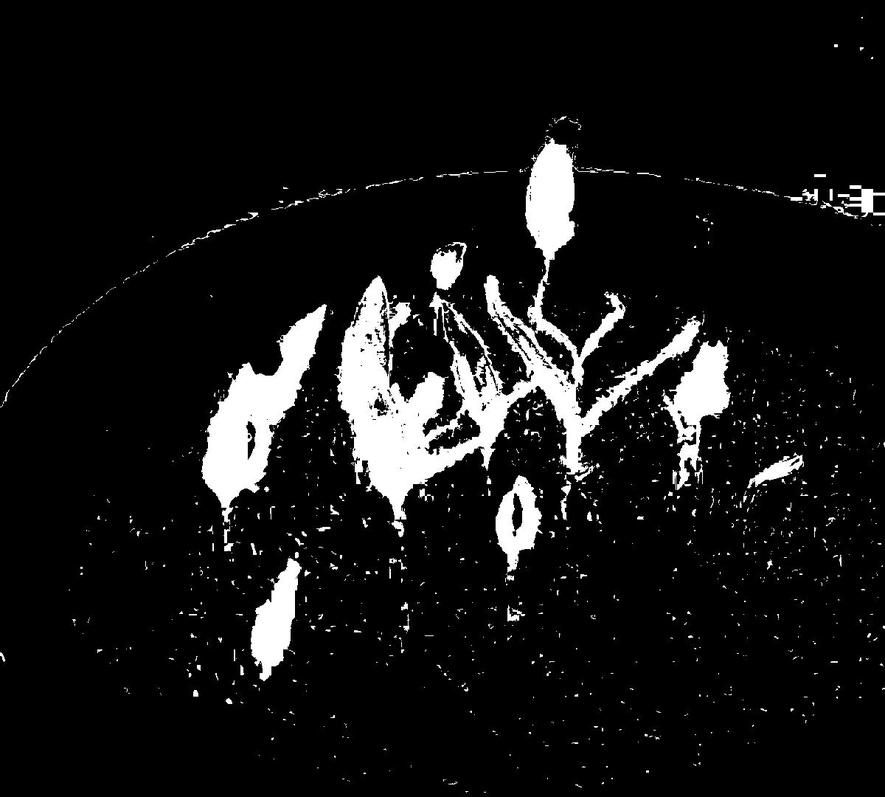
#> input picture ImageAnalytics/images/modified/processed/P17110821423810.jpg, 885 x 797 px, shrunk from 1200 x 1080 before the run, found by its file name
$ python test.py   (Python 2 division)
#> lines starting #> are read from the running program, lines starting #| are printed output that depends on the picture; after the words box and inside, x2 and y2 are one past the last pixel; in counts of white or black regions, pixels touching at a corner belong together
import cv2
import numpy as np
from matplotlib import pyplot as plt

img = cv2.imread('./images/P17110821423810.jpg',0)
#> img is the input picture: shape (797, 885); min 0, max 255, mean 21.3
print img
#> (printed output is left out)
edges = cv2.Canny(img,100,200)
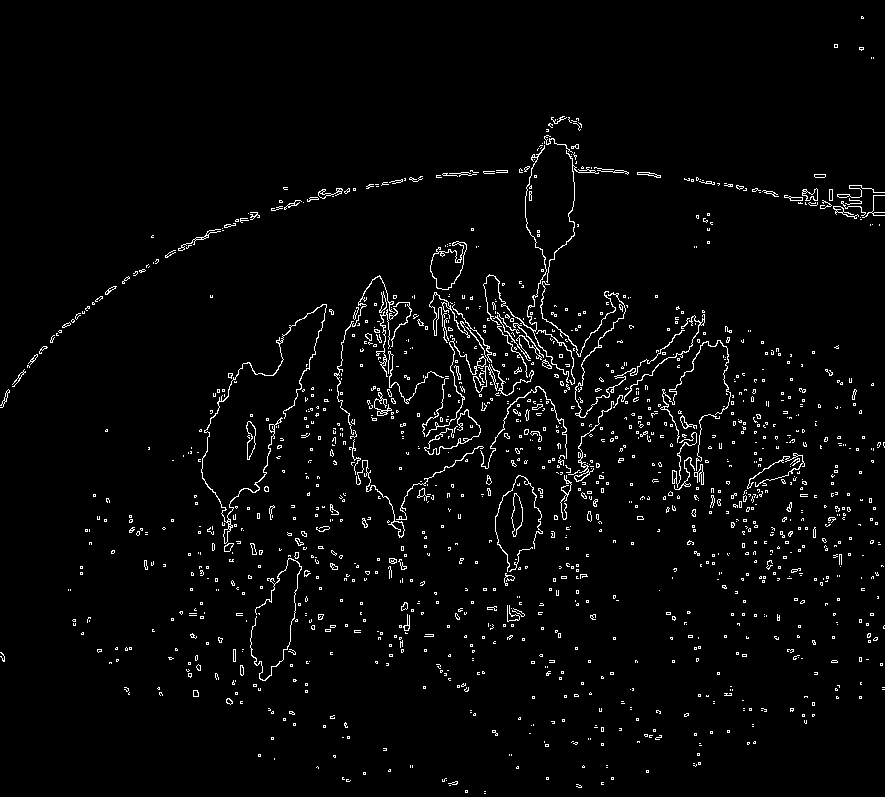
#> edges: shape (797, 885); 2.9% white in thin lines or dots

plt.subplot(121),plt.imshow(img,cmap = 'gray')
plt.title('Original Image'), plt.xticks([]), plt.yticks([])
plt.subplot(122),plt.imshow(edges,cmap = 'gray')
plt.title('Edge Image'), plt.xticks([]), plt.yticks([])

plt.show()
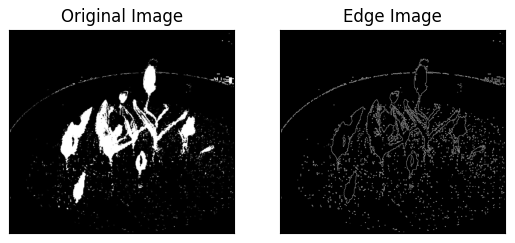
#> figure drawn by matplotlib, 2 panels

$ run again, with ImageAnalytics/images/modified/processed/P17110409520110.jpg copied over ImageAnalytics/images/modified/processed/P17110821423810.jpg
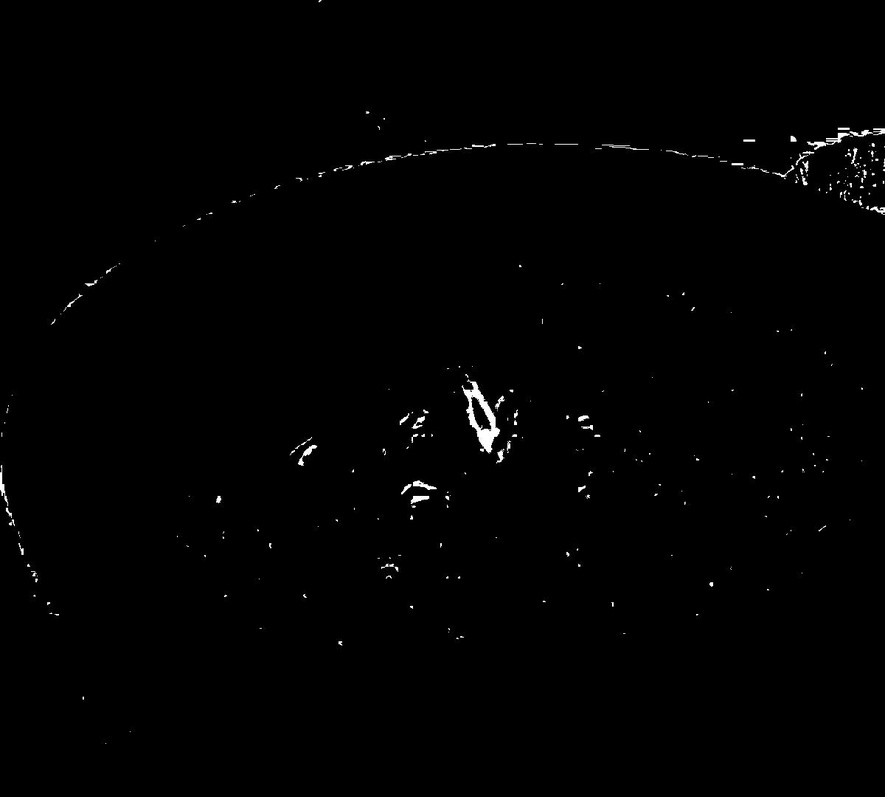
#> input picture ImageAnalytics/images/modified/processed/P17110409520110.jpg, 885 x 797 px, shrunk from 1200 x 1080 before the run, found by its file name
#> img is the input picture: shape (797, 885); min 0, max 255, mean 1.5
#> (printed output is left out)
#> `edges = cv2.Canny(img,100,200)`:
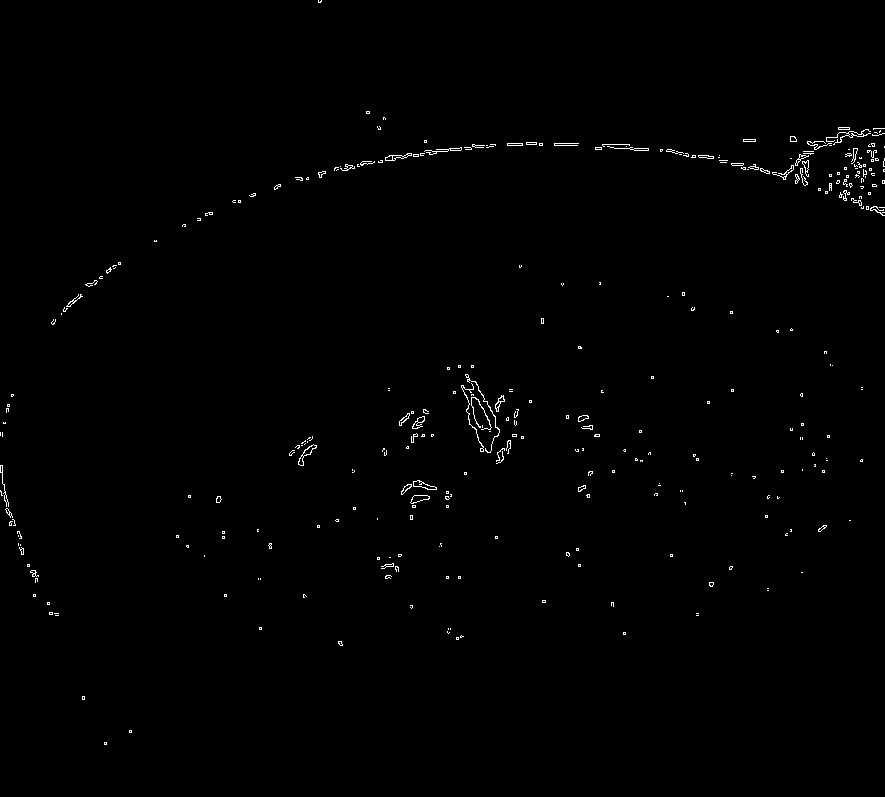
#> edges: shape (797, 885); 0.62% white in thin lines or dots
#> `plt.show()`:
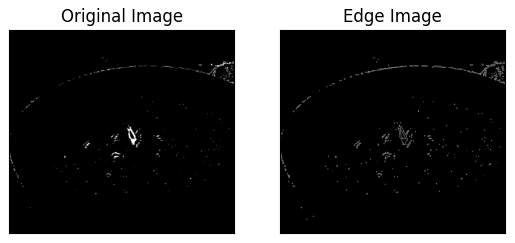
#> figure drawn by matplotlib, 2 panels

$ run again, with ImageAnalytics/images/modified/processed/P17110411030610.jpg copied over ImageAnalytics/images/modified/processed/P17110821423810.jpg
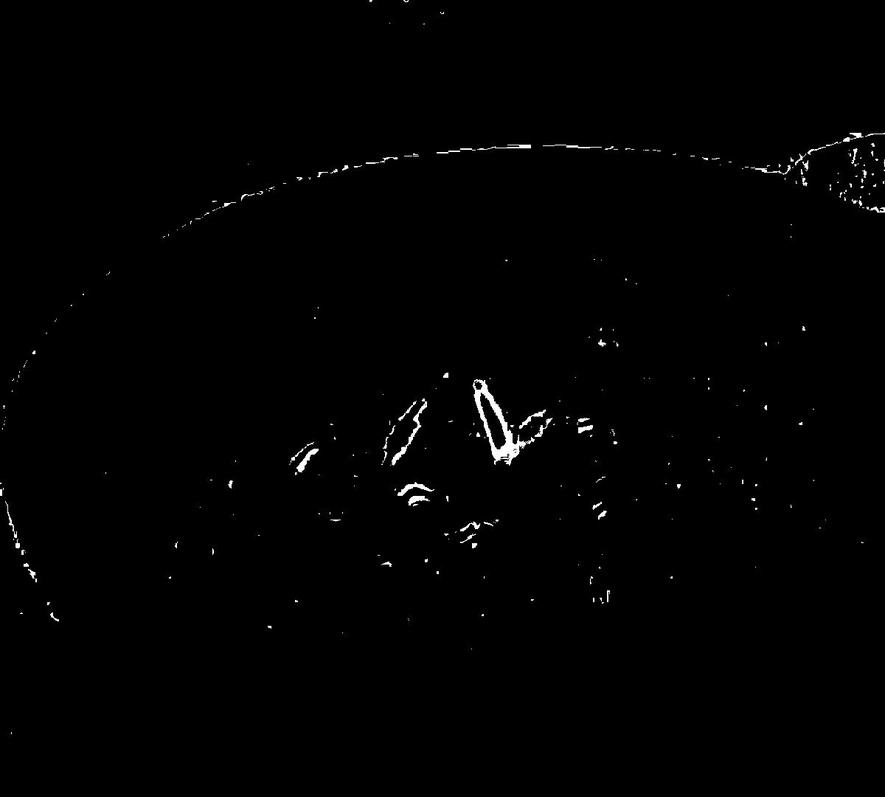
#> input picture ImageAnalytics/images/modified/processed/P17110411030610.jpg, 885 x 797 px, shrunk from 1200 x 1080 before the run, found by its file name
#> img is the input picture: shape (797, 885); min 0, max 255, mean 1.7
#> (printed output is left out)
#> `edges = cv2.Canny(img,100,200)`:
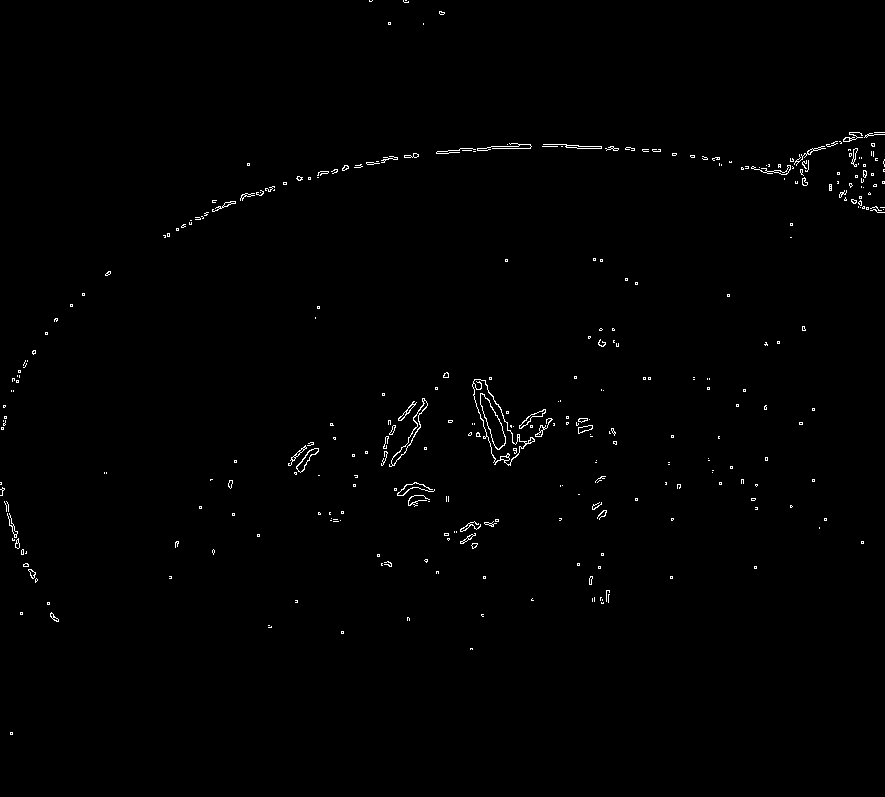
#> edges: shape (797, 885); 0.68% white in thin lines or dots
#> `plt.show()`:
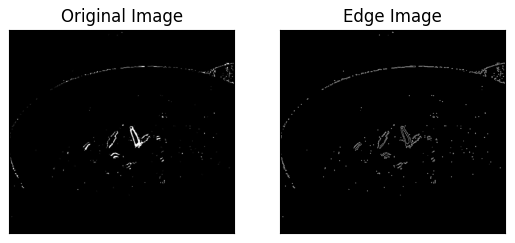
#> figure drawn by matplotlib, 2 panels

$ run again, with ImageAnalytics/images/modified/processed/P17110413162610.jpg copied over ImageAnalytics/images/modified/processed/P17110821423810.jpg
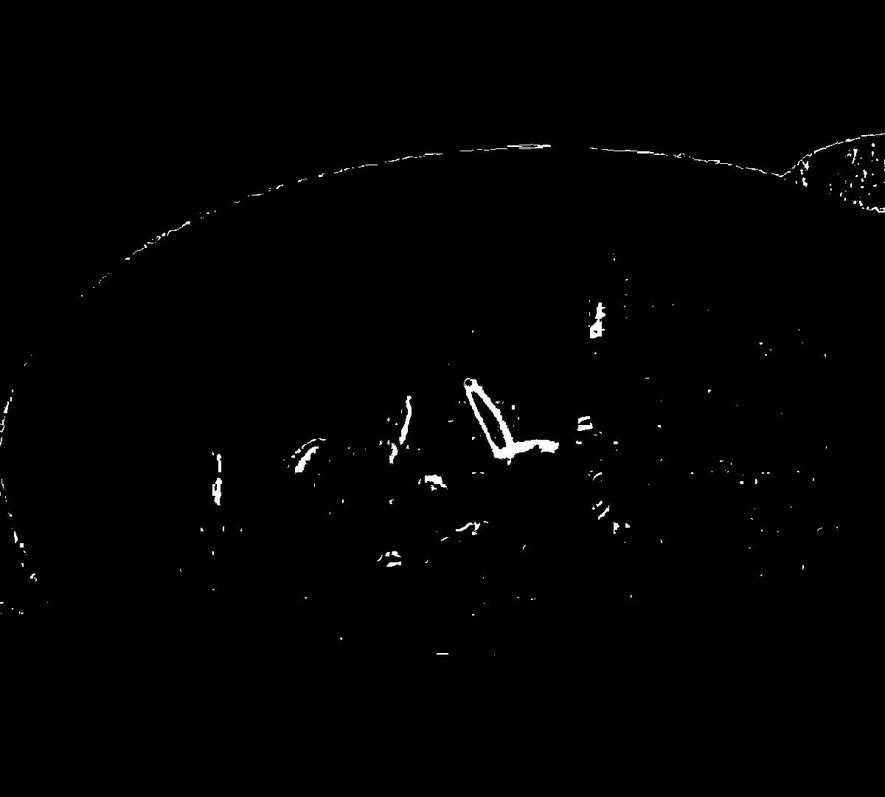
#> input picture ImageAnalytics/images/modified/processed/P17110413162610.jpg, 885 x 797 px, shrunk from 1200 x 1080 before the run, found by its file name
#> img is the input picture: shape (797, 885); min 0, max 255, mean 1.8
#> (printed output is left out)
#> `edges = cv2.Canny(img,100,200)`:
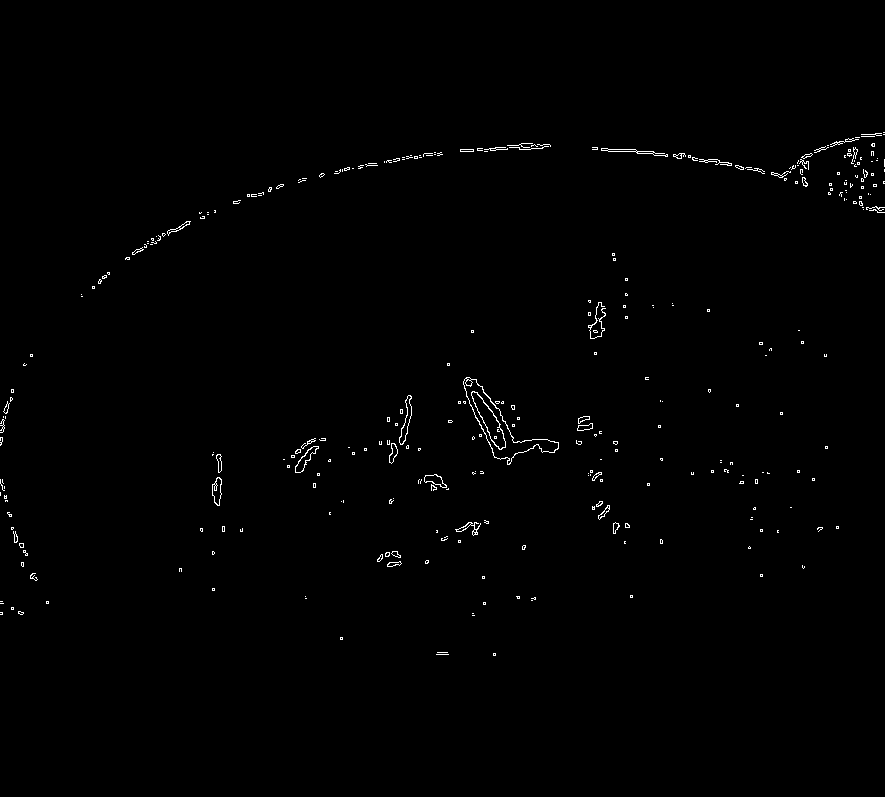
#> edges: shape (797, 885); 0.64% white in thin lines or dots, all inside (x1, y1, x2, y2) = (0, 132, 885, 656)
#> `plt.show()`:
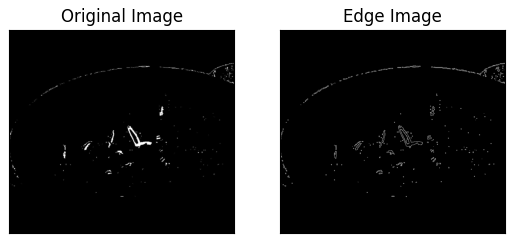
#> figure drawn by matplotlib, 2 panels
